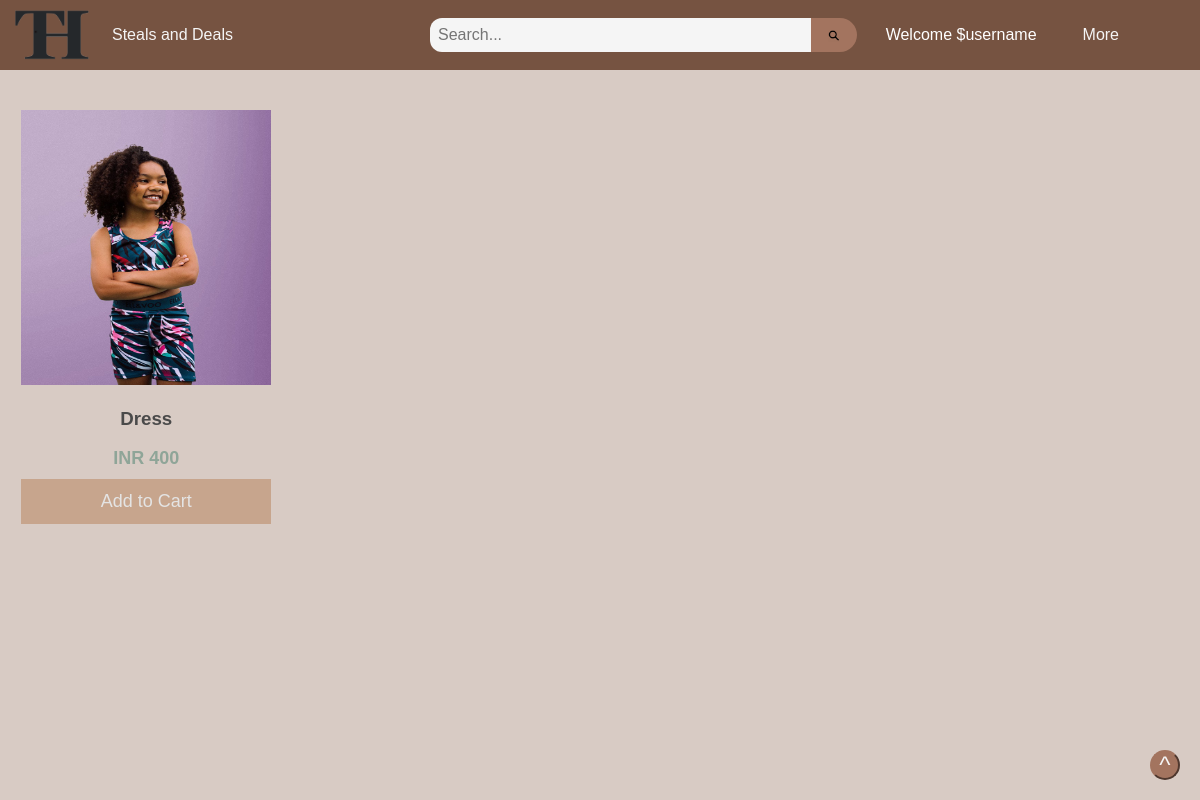
The app's page /category.php?category=3 with its own data.
### tables this page shows
CREATE TABLE `product` (
  `product_id` int(15) NOT NULL,
  `product_name` varchar(64) NOT NULL,
  `category_id` int(15) NOT NULL,
  `description` text NOT NULL,
  `price` int(20) NOT NULL,
  `image_url` varchar(500) NOT NULL,
  `seller` varchar(50) NOT NULL,
  `brand` varchar(50) NOT NULL,
  `size` varchar(20) NOT NULL
);

### category.php (the view, shortened to what this page needs)
<!DOCTYPE html>
<html>
  <head>
    <link rel="stylesheet" type="text/css" href="img\style.css">
    <link rel="stylesheet" type="text/css" href="img\nav.css">
  </head>
  <body bgcolor= "#d8cbc4">
  <nav>
        <div id="logo">
          <a href="homepage.php">
              <img src="img\logo.png" alt="Thrift Shopping logo" width="20%" height="20%">
          </a>
          <span id="tagline">Steals and Deals</span>
        </div>
        <form class="search-form" action="search.php" method="GET">
          <input type="text" name="query" placeholder="Search...">
          <button type="submit" ><img src="img\search-icon.png" alt="Search Icon" id="nav-search-button-img"></button>
        </form>
        <p style = "padding-right:30px; color:white;">Welcome $username</p>
        <div class="dropdown">
              <button class="dropbtn">More
              </button>
            </div>
    </nav>
  <div class="products">
<?php  $servername = "localhost";
$username = "root";
$password = "";
$dbname = "thrift_hub";
$conn = mysqli_connect($servername, $username, $password, $dbname);
$category = $_GET['category'];
$sql = "SELECT * FROM PRODUCT WHERE CATEGORY_ID = $category";
$result = mysqli_query($conn, $sql);
$num_rows = mysqli_num_rows($result);
for ($i = 0; $i < $num_rows; $i++){
  $row = mysqli_fetch_assoc($result);
$product_id = $row["product_id"];
$p_name = $row["product_name"];
$price = $row["price"];
$image = $row["image_url"];
?>
  <div class="product-item">
    <a href="product.php?product_id=<?php echo $row['product_id']; ?>">
      <img src="<?php echo $image?>" alt="Product">
      <h3> <?php echo $p_name?></h3>
      <p>INR <?php echo $price?></p>
      </a>
      <button id="add-to-cart" style="cursor: pointer;" onclick="addToCart(<?php echo $product_id; ?>)">Add to Cart</button>
  </div>
  <?php
}
?>
  </div>
    <footer>
      <button class="top" onclick="topFunction()" id="back-to-top">^</button>
    </footer>
    <br>
  </body>
</html>

### img/style.css (style rules this page uses)
body { margin: 0; font-family: Arial, sans-serif; overflow-y: auto; }
footer { position: fixed; bottom: 20px; right: 20px; z-index: 13; }
.top { width: 30px; height: 30px; border-radius: 15px; font-size: 24px; font-family: "Arial"; color: whitesmoke; background-color: #a3745f; border-color: #a3745f; cursor: pointer; z-index: 40; display: flex; justify-content: center; align-items: center; }
.products { margin-top: 30px; display: grid; grid-template-columns: repeat(4, 1fr); grid-template-rows: repeat(2, auto); gap: 10px; }
.product-item { border: none; padding: 10px; text-align: center; vertical-align: bottom; transition: box-shadow 0.3s ease-in-out; margin-bottom: 10px; color: #4a4a4a; }
.product-item a { text-decoration: none; font-family: 'Franklin Gothic Medium', 'Arial Narrow', Arial, sans-serif; font-size: 16px; font-weight: bold; color: #4a4a4a; }
.product-item img { width: 250px; height: 275px; }
.product-item p { font-size: 18px; margin: 10px 0; color : #8fa598; }
#add-to-cart { height: 45px; width: 250px; font-family:'Franklin Gothic Medium', 'Arial Narrow', Arial, sans-serif; font-size:large; transition: background-color 0.3s ease; background-color: #c7a58d; color: rgb(228, 228, 228); outline: none; border: none; }
@media screen and (prefers-reduced-motion: no-preference) { html { scroll-behavior: smooth; } }

### img/nav.css (style rules this page uses)
#logo { flex: 1; position: absolute; z-index: 10; top: 1%; left: 1%; }
#tagline { color: whitesmoke; flex: 1; position: absolute; z-index: 11; top: 30%; left: 25%; }
.search-form { padding-left:425px; flex: 3; display: flex; justify-content: flex-star; align-items: center; }
.search-form input[type="text"] { width: 375px; padding: 8px; border-radius: 12px 0 0 12px; border: none; outline: none; font-size: 16px; background-color: whitesmoke; color: #333; }
.search-form button[type="submit"] { height: 20px; padding: 17px; margin-left: -10px; border-radius: 12px 0 0 12px; border: none; outline: none; background-color: #a3745f; color: #fff; cursor: pointer; border-radius: 0 20px 20px 0; }
#nav-search-button-img { width: 12px; height: 12px; position: relative; bottom: 5px; left: 5; margin: 0%; }
nav { height: 50px; display:flex; justify-content: space-between; align-items: center; padding: 10px 5px; background-color: #765341; }
.dropdown { align-items: right; margin-right: 60px; float: left; overflow: hidden; }
.dropdown .dropbtn { border-radius: 10px; font-size: 16px; border: none; outline: none; color: whitesmoke; padding: 14px 16px; background-color: inherit; font-family: inherit; margin: 0; }

### records on screen
product: image_url (picture), product_name "Dress", price "400"
